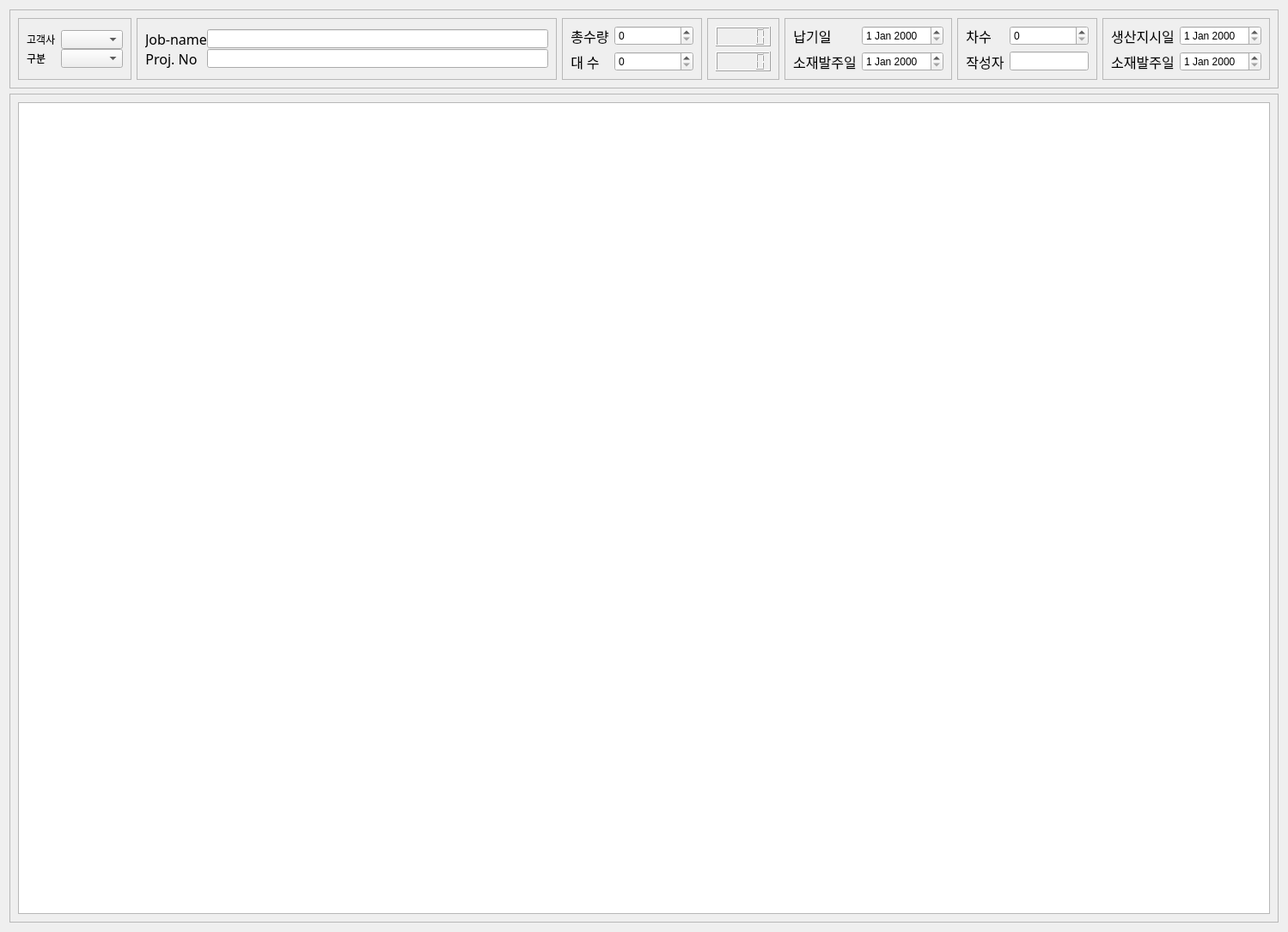
<?xml version="1.0" encoding="UTF-8"?>
<ui version="4.0">
 <class>Form</class>
 <widget class="QWidget" name="Form">
  <property name="geometry">
   <rect>
    <x>0</x>
    <y>0</y>
    <width>1499</width>
    <height>1085</height>
   </rect>
  </property>
  <property name="windowTitle">
   <string>Form</string>
  </property>
  <layout class="QVBoxLayout" name="vLayout_Main">
   <item>
    <widget class="QFrame" name="frame_Head">
     <property name="sizePolicy">
      <sizepolicy hsizetype="Preferred" vsizetype="Preferred">
       <horstretch>0</horstretch>
       <verstretch>0</verstretch>
      </sizepolicy>
     </property>
     <property name="frameShape">
      <enum>QFrame::StyledPanel</enum>
     </property>
     <property name="frameShadow">
      <enum>QFrame::Raised</enum>
     </property>
     <layout class="QHBoxLayout" name="hLayout_Frame_Head">
      <item>
       <widget class="QFrame" name="frame_28">
        <property name="frameShape">
         <enum>QFrame::StyledPanel</enum>
        </property>
        <property name="frameShadow">
         <enum>QFrame::Raised</enum>
        </property>
        <layout class="QVBoxLayout" name="verticalLayout_19">
         <property name="topMargin">
          <number>0</number>
         </property>
         <property name="bottomMargin">
          <number>0</number>
         </property>
         <item>
          <layout class="QFormLayout" name="formLayout_10">
           <property name="formAlignment">
            <set>Qt::AlignLeading|Qt::AlignLeft|Qt::AlignVCenter</set>
           </property>
           <property name="verticalSpacing">
            <number>0</number>
           </property>
           <item row="0" column="0">
            <widget class="QLabel" name="label">
             <property name="text">
              <string>고객사</string>
             </property>
            </widget>
           </item>
           <item row="0" column="1">
            <widget class="QComboBox" name="comboBox_Gogaek"/>
           </item>
           <item row="1" column="0">
            <widget class="QLabel" name="label_21">
             <property name="text">
              <string>구분</string>
             </property>
            </widget>
           </item>
           <item row="1" column="1">
            <widget class="QComboBox" name="comboBox_Gubun"/>
           </item>
          </layout>
         </item>
        </layout>
       </widget>
      </item>
      <item>
       <widget class="QFrame" name="frame_5">
        <property name="sizePolicy">
         <sizepolicy hsizetype="Preferred" vsizetype="Preferred">
          <horstretch>3</horstretch>
          <verstretch>0</verstretch>
         </sizepolicy>
        </property>
        <property name="frameShape">
         <enum>QFrame::StyledPanel</enum>
        </property>
        <property name="frameShadow">
         <enum>QFrame::Raised</enum>
        </property>
        <layout class="QVBoxLayout" name="verticalLayout_5">
         <property name="spacing">
          <number>0</number>
         </property>
         <property name="topMargin">
          <number>0</number>
         </property>
         <property name="bottomMargin">
          <number>0</number>
         </property>
         <item>
          <layout class="QFormLayout" name="formLayout_3">
           <property name="formAlignment">
            <set>Qt::AlignLeading|Qt::AlignLeft|Qt::AlignVCenter</set>
           </property>
           <item row="0" column="0">
            <widget class="QLabel" name="label_5">
             <property name="sizePolicy">
              <sizepolicy hsizetype="Preferred" vsizetype="Preferred">
               <horstretch>1</horstretch>
               <verstretch>0</verstretch>
              </sizepolicy>
             </property>
             <property name="font">
              <font>
               <family>HY견고딕</family>
               <pointsize>12</pointsize>
              </font>
             </property>
             <property name="text">
              <string>Job-name</string>
             </property>
             <property name="alignment">
              <set>Qt::AlignCenter</set>
             </property>
            </widget>
           </item>
           <item row="0" column="1">
            <widget class="QLineEdit" name="lineEdit_Job_name">
             <property name="sizePolicy">
              <sizepolicy hsizetype="Expanding" vsizetype="Fixed">
               <horstretch>2</horstretch>
               <verstretch>0</verstretch>
              </sizepolicy>
             </property>
            </widget>
           </item>
           <item row="1" column="0">
            <widget class="QLabel" name="label_8">
             <property name="sizePolicy">
              <sizepolicy hsizetype="Preferred" vsizetype="Preferred">
               <horstretch>1</horstretch>
               <verstretch>0</verstretch>
              </sizepolicy>
             </property>
             <property name="font">
              <font>
               <family>HY견고딕</family>
               <pointsize>12</pointsize>
              </font>
             </property>
             <property name="text">
              <string>Proj. No</string>
             </property>
             <property name="alignment">
              <set>Qt::AlignCenter</set>
             </property>
            </widget>
           </item>
           <item row="1" column="1">
            <widget class="QLineEdit" name="lineEdit_Proj_No">
             <property name="sizePolicy">
              <sizepolicy hsizetype="Expanding" vsizetype="Fixed">
               <horstretch>2</horstretch>
               <verstretch>0</verstretch>
              </sizepolicy>
             </property>
            </widget>
           </item>
          </layout>
         </item>
        </layout>
       </widget>
      </item>
      <item>
       <widget class="QFrame" name="frame_6">
        <property name="sizePolicy">
         <sizepolicy hsizetype="Preferred" vsizetype="Preferred">
          <horstretch>1</horstretch>
          <verstretch>0</verstretch>
         </sizepolicy>
        </property>
        <property name="frameShape">
         <enum>QFrame::StyledPanel</enum>
        </property>
        <property name="frameShadow">
         <enum>QFrame::Raised</enum>
        </property>
        <layout class="QVBoxLayout" name="verticalLayout_6">
         <property name="topMargin">
          <number>0</number>
         </property>
         <property name="bottomMargin">
          <number>0</number>
         </property>
         <item>
          <layout class="QFormLayout" name="formLayout_2">
           <property name="formAlignment">
            <set>Qt::AlignLeading|Qt::AlignLeft|Qt::AlignVCenter</set>
           </property>
           <item row="1" column="0">
            <widget class="QLabel" name="label_7">
             <property name="sizePolicy">
              <sizepolicy hsizetype="Preferred" vsizetype="Preferred">
               <horstretch>1</horstretch>
               <verstretch>0</verstretch>
              </sizepolicy>
             </property>
             <property name="font">
              <font>
               <family>HY견고딕</family>
               <pointsize>12</pointsize>
              </font>
             </property>
             <property name="text">
              <string>총수량</string>
             </property>
             <property name="alignment">
              <set>Qt::AlignCenter</set>
             </property>
            </widget>
           </item>
           <item row="2" column="1">
            <widget class="QSpinBox" name="spinBox_Daesu"/>
           </item>
           <item row="2" column="0">
            <widget class="QLabel" name="label_6">
             <property name="sizePolicy">
              <sizepolicy hsizetype="Preferred" vsizetype="Preferred">
               <horstretch>1</horstretch>
               <verstretch>0</verstretch>
              </sizepolicy>
             </property>
             <property name="font">
              <font>
               <family>HY견고딕</family>
               <pointsize>12</pointsize>
              </font>
             </property>
             <property name="text">
              <string>대 수</string>
             </property>
             <property name="alignment">
              <set>Qt::AlignCenter</set>
             </property>
            </widget>
           </item>
           <item row="1" column="1">
            <widget class="QSpinBox" name="spinBox_chongsurang"/>
           </item>
          </layout>
         </item>
        </layout>
       </widget>
      </item>
      <item>
       <widget class="QFrame" name="frame_29">
        <property name="frameShape">
         <enum>QFrame::StyledPanel</enum>
        </property>
        <property name="frameShadow">
         <enum>QFrame::Raised</enum>
        </property>
        <layout class="QVBoxLayout" name="verticalLayout_23">
         <item>
          <widget class="QLCDNumber" name="lcd_Total_Hogi">
           <property name="font">
            <font>
             <pointsize>16</pointsize>
             <weight>75</weight>
             <bold>true</bold>
            </font>
           </property>
           <property name="toolTip">
            <string>호기별 총합계입니다</string>
           </property>
          </widget>
         </item>
         <item>
          <widget class="QLCDNumber" name="lcd_Total_HTM">
           <property name="font">
            <font>
             <pointsize>16</pointsize>
             <weight>75</weight>
             <bold>true</bold>
            </font>
           </property>
           <property name="toolTip">
            <string>JAMB 제외된 HTM수량입니다</string>
           </property>
          </widget>
         </item>
        </layout>
       </widget>
      </item>
      <item>
       <widget class="QFrame" name="frame_9">
        <property name="sizePolicy">
         <sizepolicy hsizetype="Preferred" vsizetype="Preferred">
          <horstretch>1</horstretch>
          <verstretch>0</verstretch>
         </sizepolicy>
        </property>
        <property name="frameShape">
         <enum>QFrame::StyledPanel</enum>
        </property>
        <property name="frameShadow">
         <enum>QFrame::Raised</enum>
        </property>
        <layout class="QVBoxLayout" name="verticalLayout_3">
         <property name="topMargin">
          <number>0</number>
         </property>
         <property name="bottomMargin">
          <number>0</number>
         </property>
         <item>
          <layout class="QFormLayout" name="formLayout_6">
           <property name="formAlignment">
            <set>Qt::AlignLeading|Qt::AlignLeft|Qt::AlignVCenter</set>
           </property>
           <item row="0" column="1">
            <widget class="QDateEdit" name="dateEdit_Produce_3">
             <property name="sizePolicy">
              <sizepolicy hsizetype="Minimum" vsizetype="Fixed">
               <horstretch>1</horstretch>
               <verstretch>0</verstretch>
              </sizepolicy>
             </property>
            </widget>
           </item>
           <item row="1" column="0">
            <widget class="QLabel" name="label_13">
             <property name="sizePolicy">
              <sizepolicy hsizetype="Preferred" vsizetype="Preferred">
               <horstretch>1</horstretch>
               <verstretch>0</verstretch>
              </sizepolicy>
             </property>
             <property name="font">
              <font>
               <family>HY견고딕</family>
               <pointsize>12</pointsize>
              </font>
             </property>
             <property name="text">
              <string>소재발주일</string>
             </property>
             <property name="alignment">
              <set>Qt::AlignCenter</set>
             </property>
            </widget>
           </item>
           <item row="1" column="1">
            <widget class="QDateEdit" name="dateEdit_Order_3">
             <property name="sizePolicy">
              <sizepolicy hsizetype="Minimum" vsizetype="Fixed">
               <horstretch>1</horstretch>
               <verstretch>0</verstretch>
              </sizepolicy>
             </property>
            </widget>
           </item>
           <item row="0" column="0">
            <widget class="QLabel" name="label_14">
             <property name="sizePolicy">
              <sizepolicy hsizetype="Preferred" vsizetype="Preferred">
               <horstretch>1</horstretch>
               <verstretch>0</verstretch>
              </sizepolicy>
             </property>
             <property name="font">
              <font>
               <family>HY견고딕</family>
               <pointsize>12</pointsize>
              </font>
             </property>
             <property name="text">
              <string>납기일</string>
             </property>
             <property name="alignment">
              <set>Qt::AlignCenter</set>
             </property>
            </widget>
           </item>
          </layout>
         </item>
        </layout>
       </widget>
      </item>
      <item>
       <widget class="QFrame" name="frame_8">
        <property name="sizePolicy">
         <sizepolicy hsizetype="Preferred" vsizetype="Preferred">
          <horstretch>1</horstretch>
          <verstretch>0</verstretch>
         </sizepolicy>
        </property>
        <property name="frameShape">
         <enum>QFrame::StyledPanel</enum>
        </property>
        <property name="frameShadow">
         <enum>QFrame::Raised</enum>
        </property>
        <layout class="QVBoxLayout" name="verticalLayout_8">
         <property name="topMargin">
          <number>0</number>
         </property>
         <property name="bottomMargin">
          <number>0</number>
         </property>
         <item>
          <layout class="QFormLayout" name="formLayout">
           <property name="formAlignment">
            <set>Qt::AlignLeading|Qt::AlignLeft|Qt::AlignVCenter</set>
           </property>
           <item row="0" column="0">
            <widget class="QLabel" name="label_3">
             <property name="sizePolicy">
              <sizepolicy hsizetype="Preferred" vsizetype="Preferred">
               <horstretch>1</horstretch>
               <verstretch>0</verstretch>
              </sizepolicy>
             </property>
             <property name="font">
              <font>
               <family>HY견고딕</family>
               <pointsize>12</pointsize>
              </font>
             </property>
             <property name="text">
              <string>차수</string>
             </property>
             <property name="alignment">
              <set>Qt::AlignCenter</set>
             </property>
            </widget>
           </item>
           <item row="1" column="0">
            <widget class="QLabel" name="label_4">
             <property name="sizePolicy">
              <sizepolicy hsizetype="Preferred" vsizetype="Preferred">
               <horstretch>1</horstretch>
               <verstretch>0</verstretch>
              </sizepolicy>
             </property>
             <property name="font">
              <font>
               <family>HY견고딕</family>
               <pointsize>12</pointsize>
              </font>
             </property>
             <property name="text">
              <string>작성자</string>
             </property>
             <property name="alignment">
              <set>Qt::AlignCenter</set>
             </property>
            </widget>
           </item>
           <item row="1" column="1">
            <widget class="QLineEdit" name="lineEdit_Name">
             <property name="enabled">
              <bool>true</bool>
             </property>
             <property name="sizePolicy">
              <sizepolicy hsizetype="Expanding" vsizetype="Fixed">
               <horstretch>1</horstretch>
               <verstretch>0</verstretch>
              </sizepolicy>
             </property>
            </widget>
           </item>
           <item row="0" column="1">
            <widget class="QSpinBox" name="spinBox_Chasu"/>
           </item>
          </layout>
         </item>
        </layout>
       </widget>
      </item>
      <item>
       <widget class="QFrame" name="frame_7">
        <property name="sizePolicy">
         <sizepolicy hsizetype="Preferred" vsizetype="Preferred">
          <horstretch>1</horstretch>
          <verstretch>0</verstretch>
         </sizepolicy>
        </property>
        <property name="frameShape">
         <enum>QFrame::StyledPanel</enum>
        </property>
        <property name="frameShadow">
         <enum>QFrame::Raised</enum>
        </property>
        <layout class="QVBoxLayout" name="verticalLayout_4">
         <property name="topMargin">
          <number>0</number>
         </property>
         <property name="bottomMargin">
          <number>0</number>
         </property>
         <item>
          <layout class="QFormLayout" name="formLayout_4">
           <property name="formAlignment">
            <set>Qt::AlignLeading|Qt::AlignLeft|Qt::AlignVCenter</set>
           </property>
           <item row="0" column="1">
            <widget class="QDateEdit" name="dateEdit_Produce">
             <property name="sizePolicy">
              <sizepolicy hsizetype="Minimum" vsizetype="Fixed">
               <horstretch>1</horstretch>
               <verstretch>0</verstretch>
              </sizepolicy>
             </property>
            </widget>
           </item>
           <item row="1" column="0">
            <widget class="QLabel" name="label_10">
             <property name="sizePolicy">
              <sizepolicy hsizetype="Preferred" vsizetype="Preferred">
               <horstretch>1</horstretch>
               <verstretch>0</verstretch>
              </sizepolicy>
             </property>
             <property name="font">
              <font>
               <family>HY견고딕</family>
               <pointsize>12</pointsize>
              </font>
             </property>
             <property name="text">
              <string>소재발주일</string>
             </property>
             <property name="alignment">
              <set>Qt::AlignCenter</set>
             </property>
            </widget>
           </item>
           <item row="1" column="1">
            <widget class="QDateEdit" name="dateEdit_Order">
             <property name="sizePolicy">
              <sizepolicy hsizetype="Minimum" vsizetype="Fixed">
               <horstretch>1</horstretch>
               <verstretch>0</verstretch>
              </sizepolicy>
             </property>
            </widget>
           </item>
           <item row="0" column="0">
            <widget class="QLabel" name="label_9">
             <property name="sizePolicy">
              <sizepolicy hsizetype="Preferred" vsizetype="Preferred">
               <horstretch>1</horstretch>
               <verstretch>0</verstretch>
              </sizepolicy>
             </property>
             <property name="font">
              <font>
               <family>HY견고딕</family>
               <pointsize>12</pointsize>
              </font>
             </property>
             <property name="text">
              <string>생산지시일</string>
             </property>
             <property name="alignment">
              <set>Qt::AlignCenter</set>
             </property>
            </widget>
           </item>
          </layout>
         </item>
        </layout>
       </widget>
      </item>
     </layout>
    </widget>
   </item>
   <item>
    <widget class="QFrame" name="frame_Table">
     <property name="sizePolicy">
      <sizepolicy hsizetype="Preferred" vsizetype="Preferred">
       <horstretch>0</horstretch>
       <verstretch>1</verstretch>
      </sizepolicy>
     </property>
     <property name="frameShape">
      <enum>QFrame::StyledPanel</enum>
     </property>
     <property name="frameShadow">
      <enum>QFrame::Raised</enum>
     </property>
     <layout class="QVBoxLayout" name="vLayout_Frame_Table">
      <item>
       <widget class="QTableView" name="tableView">
        <property name="sizePolicy">
         <sizepolicy hsizetype="Expanding" vsizetype="Expanding">
          <horstretch>0</horstretch>
          <verstretch>1</verstretch>
         </sizepolicy>
        </property>
       </widget>
      </item>
     </layout>
    </widget>
   </item>
  </layout>
 </widget>
 <resources/>
 <connections/>
</ui>
